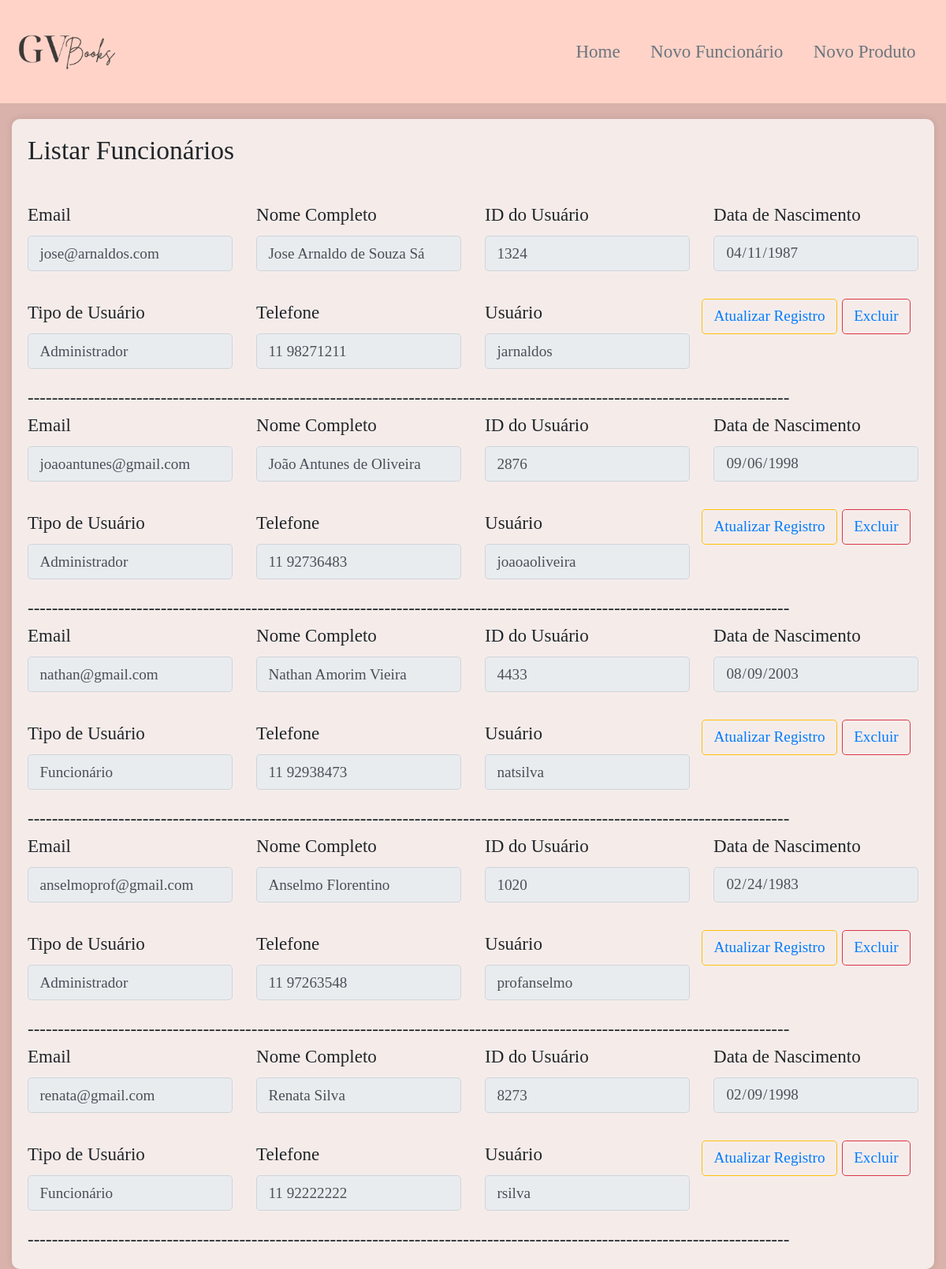
Page /model/listafunc.php (signed in) on the committed database.
### tables this page shows
CREATE TABLE `funcionarios` (
  `nome` varchar(100) NOT NULL,
  `email` varchar(100) NOT NULL,
  `hash_senha` varchar(255) NOT NULL,
  `usuario` varchar(100) NOT NULL,
  `data_nascimento` date DEFAULT NULL,
  `telefone` varchar(11) DEFAULT NULL,
  `id` int(11) DEFAULT NULL,
  `tipo` int(1) DEFAULT NULL
);

### factory/conexao.php (called while the page is built)
<?php
class Caminho{
        public static $usuario = "root";
        public static $senha = "";
        public static $connect = null;
        private static function Conectar(){
            try {
                self::$connect = new PDO('mysql:
                host=localhost;
                dbname=gvbooks;',
                self::$usuario,self::$senha);
            } catch (Exception $ex) {
                echo 'Mensagem: ' .$ex->getMessage();
                die;
            }
            return self::$connect;
        }
        public function getConn(){
            return self::Conectar();
        }
    }
?>

### model/listafunc.php (the view, shortened to what this page needs)
<!DOCTYPE html>
<html lang="pt-br">
<head>
    <link rel="stylesheet" href="https://stackpath.bootstrapcdn.com/bootstrap/4.1.3/css/bootstrap.min.css">
    <link rel="stylesheet" type="text/css" href="../estilo/css.css">
</head>
<body>
    <nav class="navbar">
            <div>
                <a class="navbar-brand" href="../index.php">
                <img src="../imagens/GV.png" alt="Logo" width="35%">
                </a>
            </div>
            <div>
            <ul class="nav justify-content-end">
                <li class="nav-item">
                    <a class="nav-link active text-secondary" aria-current="page" href="../view/menuadm.php">Home</a>
                </li>
                <li class="nav-item">
                    <a class="nav-link text-secondary" href="../view/cadastrofunc.php">Novo Funcionário</a>
                </li>
                <li class="nav-item">
                    <a class="nav-link text-secondary" href="../view/cadastroprod.php">Novo Produto</a>
                </li>
                </ul>
            </div>
    </nav>
    <?php
        include_once "../factory/conexao.php";
        $conn = new Caminho;
        $consulta = "SELECT * FROM funcionarios";
        $stm = $conn->getConn()->query($consulta);
        $funcionarios = $stm->fetchAll();
    ?>
    <div>
    <div class="container-fluid d-flex justify-content-center align-items-center full-height">
        <div class="bg-custom">
            <h3>Listar Funcionários</h3>
            <br>
            <?php foreach ($funcionarios as $linha): ?>
                <form class="row g-3 mb-3">
                    <div class="col-md-3">
                        <label for="inputEmail4" class="form-label">Email</label>
                        <input type="email" class="form-control" id="inputEmail4" value="<?php echo htmlspecialchars($linha['email']); ?>" disabled readonly>
                    </div>
                    <div class="col-md-3">
                        <label for="inputNome" class="form-label">Nome Completo</label>
                        <input type="text" class="form-control" id="inputNome" value="<?php echo htmlspecialchars($linha['nome']); ?>" disabled readonly>
                    </div>
                    <div class="col-md-3">
                        <label for="id" class="form-label">ID do Usuário</label>
                        <input type="text" class="form-control" id="idfuncionario" name="id" value="<?php echo htmlspecialchars($linha['id']); ?>" disabled readonly>
                    </div>
                    <div class="col-md-3">
                        <label for="data" class="form-label">Data de Nascimento</label>
                        <input type="date" class="form-control" id="data" name="data" value="<?php echo htmlspecialchars($linha['data_nascimento']); ?>" disabled readonly>
                        <br>
                    </div>
                    <div class="col-md-3">
                        <label for="tipo" class="form-label">Tipo de Usuário</label>
                        <input type="text" class="form-control" id="tipo" value="<?php echo ($linha['tipo'] == 0) ? 'Administrador' : 'Funcionário'; ?>" disabled readonly>
                    </div>
                    <br>
                    <div class="col-md-3">
                        <label for="telefone" class="form-label">Telefone</label>
                        <input type="tel" class="form-control" id="telefone" name="telefone" value="<?php echo htmlspecialchars($linha['telefone']); ?>" disabled readonly>
                    </div>
                    <div class="col-md-3">
                        <label for="inputUsuario" class="form-label">Usuário</label>
                        <input type="text" class="form-control" id="inputUsuario" value="<?php echo htmlspecialchars($linha['usuario']); ?>" disabled readonly>
                    </div>
                    <div class="d-grid gap-2 d-md-block">
                        <button class="btn btn-outline-warning" type="button"><a href="atualizafunc.php?id=<?php echo htmlspecialchars($linha['id']); ?>" >Atualizar Registro</a></button>
                        <button class="btn btn-outline-danger" type="button"><a href="excluifunc.php?id=<?php echo htmlspecialchars($linha['id']); ?>" class="excluir">Excluir</a></button>
                    </div>
                </form>
                <?php echo '------------------------------------------------------------------------------------------------------------------------------<br>'; ?>
            <?php endforeach; ?>
        </div>
    </div>
    </div>
</body>
</html>

### estilo/css.css (style rules this page uses)
html, body { height: 100%; background-color: #d8b2ab; font-family: "Playfair Display", serif; font-size: larger; }
.full-height { min-height: 100vh; }
.bg-custom { background-color: #f5ecea; padding: 20px; border-radius: 10px; box-shadow: 0 0 10px rgba(0, 0, 0, 0.1); margin-top: 20px; }
.navbar { background-color: #ffd3c8; }

### rows in the picture
funcionarios: email "jose@arnaldos.com", nome "Jose Arnaldo de Souza Sá", id "1324", data "04/11/1987", tipo "Administrador", telefone "11 98271211", usuario "jarnaldos"
funcionarios: email "joaoantunes@gmail.com", nome "João Antunes de Oliveira", id "2876", data "09/06/1998", tipo "Administrador", telefone "11 92736483", usuario "joaoaoliveira"
funcionarios: email "nathan@gmail.com", nome "Nathan Amorim Vieira", id "4433", data "08/09/2003", tipo "Funcionário", telefone "11 92938473", usuario "natsilva"
funcionarios: email "anselmoprof@gmail.com", nome "Anselmo Florentino", id "1020", data "02/24/1983", tipo "Administrador", telefone "11 97263548", usuario "profanselmo"
funcionarios: email "renata@gmail.com", nome "Renata Silva", id "8273", data "02/09/1998", tipo "Funcionário", telefone "11 92222222", usuario "rsilva"
